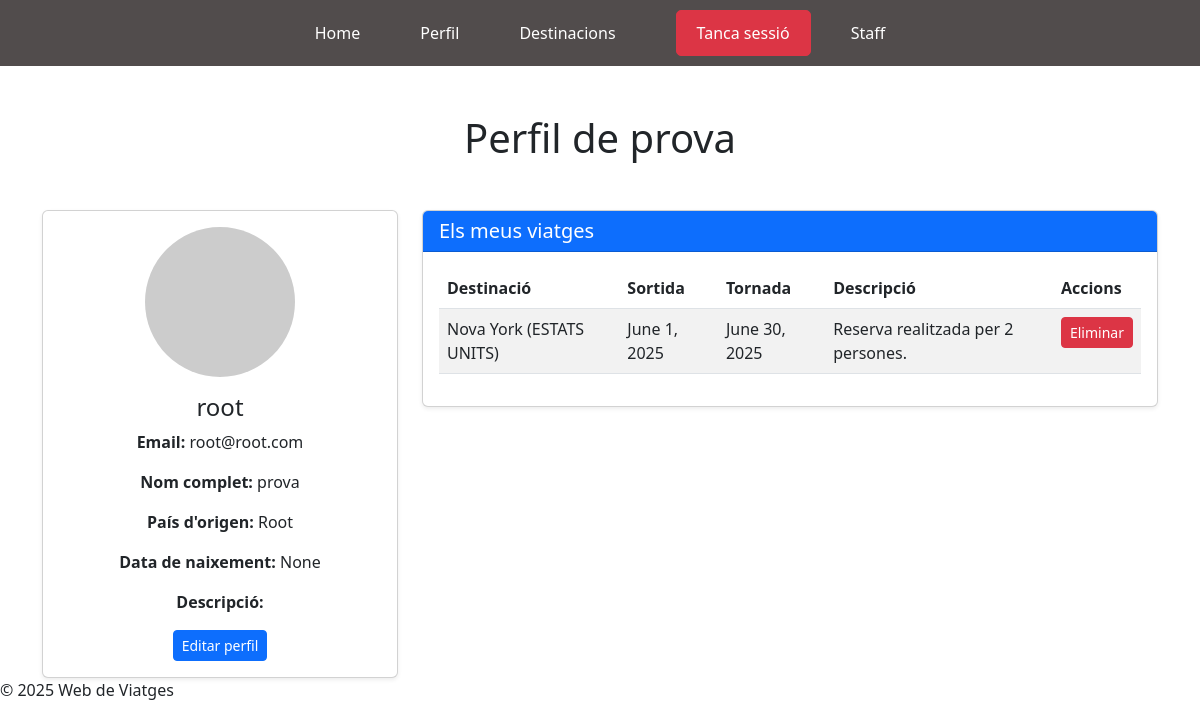
/accounts/profile/ (signed in), run on an earlier commit of the app's database.
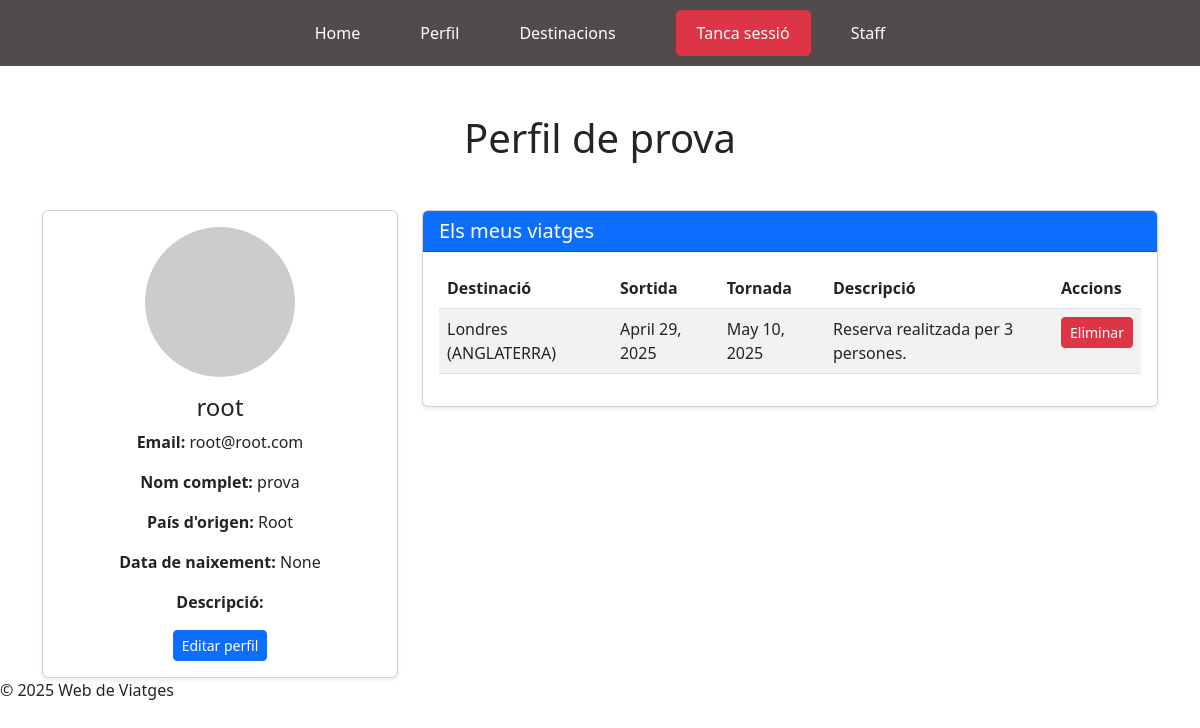
And on a later commit of the database.
### accounts/models.py (models this page shows, shortened)
class PerfilUsuari(models.Model):
    usuari = models.OneToOneField(User, on_delete=models.CASCADE, related_name="perfil")
    avatar = models.ImageField(upload_to='avatars/', blank=True, null=True)
    descripcion = models.TextField(blank=True, null=True)
    nom_complet = models.CharField(max_length=200, blank=True, null=True)  #
    pais_origen = models.CharField(max_length=100, blank=True, null=True)
    data_naixement = models.DateField(blank=True, null=True)

class Viatge(models.Model):
    user = models.ForeignKey(User, on_delete=models.CASCADE, related_name="viatges")
    destinacio = models.ForeignKey(Destinacio, on_delete=models.CASCADE, related_name="viatges")
    data_inici = models.DateField()
    data_fi = models.DateField()
    num_persones = models.PositiveIntegerField()
    descripcio = models.TextField(blank=True, null=True)

class Destinacio(models.Model):
    nom = models.CharField(max_length=100)
    pais = models.CharField(max_length=50)
    continent = models.CharField(max_length=50)
    def __str__(self):
        return f"{self.nom} ({self.pais.upper()})"

### accounts/views.py (the view)
# urls.py: path('profile/', views.perfil, name='profile'),
@login_required
def perfil(request):
    perfil = get_object_or_404(PerfilUsuari, usuari=request.user)
    viatges = Viatge.objects.filter(user=request.user)
    context = {
        'perfil': perfil,
        'viatges': viatges
    }
    return render(request, 'perfil.html', context)

### accounts/templates/perfil.html (shortened to what this page needs)
{% extends "base.html" %}
{% block content %}
<div class="container mt-5">
    <h1 class="text-center mb-5">Perfil de {{ user.perfil.nom_complet }}</h1>
    <div class="row">
        <div class="col-md-4">
            <div class="card shadow-sm">
                <div class="card-body text-center">
                    <img src="https://via.placeholder.com/150" alt="Foto de perfil predeterminada" class="img-fluid rounded-circle mb-3" width="150" height="150">
                    <h4 class="card-title">{{ user.username }}</h4>
                    <p class="card-text"><strong>Email:</strong> {{ user.email }}</p>
                    <p class="card-text"><strong>Nom complet:</strong> {{ user.perfil.nom_complet }}</p>
                    <p class="card-text"><strong>País d'origen:</strong> {{ user.perfil.pais_origen }}</p>
                    <p class="card-text"><strong>Data de naixement:</strong> {{ user.perfil.data_naixement }}</p>
                    <p class="card-text"><strong>Descripció:</strong> {{ user.perfil.descripcion }}</p>
                    <a href="{% url 'editar_perfil' %}" class="btn btn-primary btn-sm">Editar perfil</a>
                </div>
            </div>
        </div>
        <div class="col-md-8">
            <div class="card shadow-sm">
                <div class="card-header bg-primary text-white">
                    <h5 class="mb-0">Els meus viatges</h5>
                </div>
                <div class="card-body">
                    {% if viatges %}
                    <div class="table-responsive">
                        <table class="table table-striped">
                            <thead>
                                <tr>
                                    <th>Destinació</th>
                                    <th>Sortida</th>
                                    <th>Tornada</th>
                                    <th>Descripció</th>
                                    <th>Accions</th>
                                </tr>
                            </thead>
                            <tbody>
                                {% for viatge in viatges %}
                                    <tr>
                                        <td>{{ viatge.destinacio }}</td>
                                        <td>{{ viatge.data_inici }}</td>
                                        <td>{{ viatge.data_fi }}</td>
                                        <td>{{ viatge.descripcio }}</td>
                                        <td>
                                            <form action="{% url 'eliminar_viatge' viatge.id %}" method="POST" onsubmit="return confirm('Estàs segur que vols eliminar aquest viatge?');">
                                                <button type="submit" class="btn btn-danger btn-sm">Eliminar</button>
                                            </form>
                                        </td>
                                    </tr>
                                {% endfor %}
                            </tbody>
                        </table>
                    </div>
                    {% else %}
                    <p class="text-muted text-center">Encara no has fet cap viatge. A què esperes?</p>
                    {% endif %}
                </div>
            </div>
        </div>
    </div>
</div>
{% endblock %}

### accounts/templates/base.html (shortened to what this page needs)
<!DOCTYPE html>
<html lang="en">
<head>
    {% load static %}
    <link rel="stylesheet" href="{% static 'css/styles.css' %}">
    <link href="https://cdn.jsdelivr.net/npm/bootstrap@5.3.0/dist/css/bootstrap.min.css" rel="stylesheet">
</head>
<body>
    <header>
        {% include 'navbar.html' %}
    </header>
    <main>
        {% block content %}
        {% endblock %}
    </main>
    <footer>
        <p>&copy; 2025 Web de Viatges</p>
    </footer>
</body>
</html>

### accounts/templates/navbar.html (shortened to what this page needs)
<nav>
    <ul class="nav">
        <li class="nav-item"><a class="nav-link" href="/">Home</a></li>
        {% if user.is_authenticated %}
            <li class="nav-item">
                <a class="nav-link" href="{% url 'profile' %}">Perfil</a>
            </li>
            <li class="nav-item">
                <a class="nav-link" href="{% url 'viatges' %}">Destinacions</a>
            </li>
            <li class="nav-item">
            <li class="nav-item">
                <form action="{% url 'logout' %}" method="post" class="d-inline">
                    <button type="submit" class="btn btn-danger">Tanca sessió</button>
                </form>
            </li>
            {% if user.is_staff %}
                <li class="nav-item">
                    <a class="nav-link" href="{% url 'staff' %}">Staff</a>
                </li>
            {% endif %}
        {% else %}
            <li class="nav-item"><a class="nav-link" href="/accounts/login/">Login</a></li>
            <li class="nav-item"><a class="nav-link" href="/accounts/register/">Registre</a></li>
        {% endif %}
    </ul>
</nav>

### static/css/styles.css (style rules this page uses)
nav { top: 0; left: 0; width: 100%; background-color: #514c4c !important; padding: 10px 0; z-index: 1000; }
ul.nav { list-style-type: none; margin: 0; padding: 0; display: flex; justify-content: center; align-items: center; }
ul.nav li { margin: 0 10px; }
ul.nav li a, ul.nav li .btn { display: block; color: white; text-align: center; padding: 10px 20px; text-decoration: none; border-radius: 5px; transition: background-color 0.3s ease-in-out, transform 0.3s ease-in-out, color 0.2s ease-in-out; }

What changed in the data, as far as the page shows it:
removed Viatge: destinacio "Nova York (ESTATS UNITS)", data_inici "June 1, 2025", data_fi "June 30, 2025", descripcio "Reserva realitzada per 2 persones."
added Viatge: destinacio "Londres (ANGLATERRA)", data_inici "April 29, 2025", data_fi "May 10, 2025", descripcio "Reserva realitzada per 3 persones."
